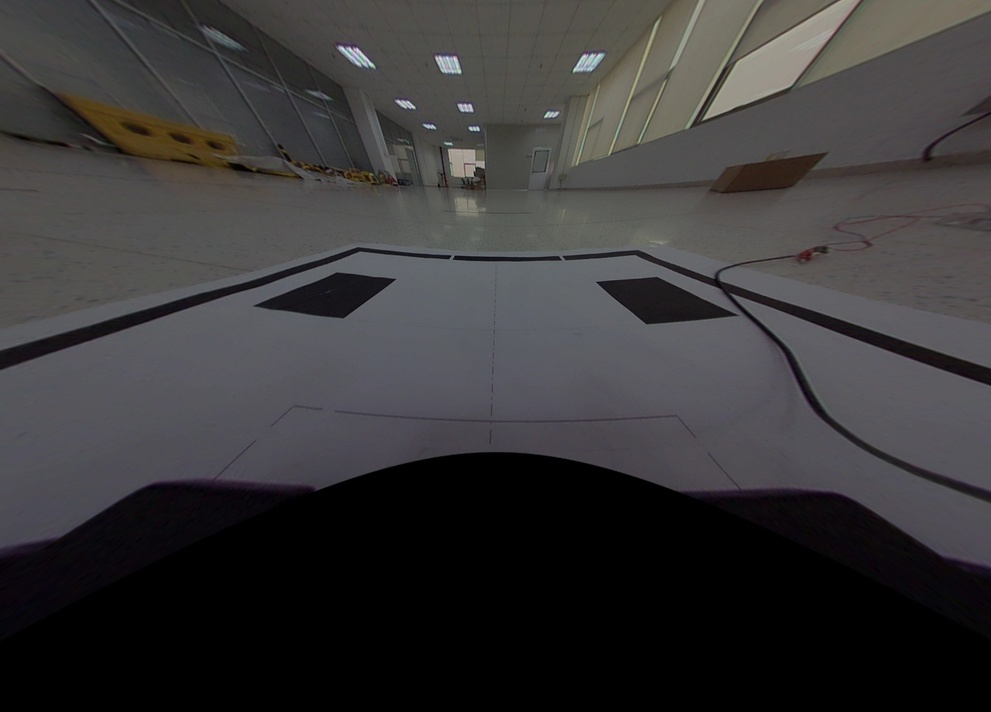
//> input picture 10.roi/top.jpg, 991 x 712 px, shrunk from 1280 x 920 before the run
$ ./main   (built with g++ and OpenCV 4)
//> lines starting //> are read from the running program, lines starting //| are printed output that depends on the picture; after the words box and inside, x2 and y2 are one past the last pixel; in counts of white or black regions, pixels touching at a corner belong together
#include <iostream>
#include "opencv2/core/core.hpp"
#include "opencv2/imgproc/imgproc.hpp"
#include "opencv2/highgui/highgui.hpp"

using namespace std;
using namespace cv;

bool draw;
Mat src;//原始图像
Mat roi;//ROI图像
Point cursor;//初始坐标
Rect rect;//标记ROI的矩形框

/*
	void onMouse(int event, int x, int y, int flags, void *param);
	第一个参数，鼠标操作时间的整数代号，在opencv中，event鼠标事件总共有10中，从0-9依次代表如下:
	EVENT_MOUSEMOVE      =0,    //滑动
	EVENT_LBUTTONDOWN    =1,    //左键点击
	EVENT_RBUTTONDOWN    =2,    //右键点击
	EVENT_MBUTTONDOWN    =3,    //中间点击
	EVENT_LBUTTONUP      =4,    //左键释放
	EVENT_RBUTTONUP      =5,    //右键释放
	EVENT_MBUTTONUP      =6,    //中间释放
	EVENT_LBUTTONDBLCLK  =7,    //左键双击
	EVENT_RBUTTONDBLCLK  =8,    //右键双击
	EVENT_MBUTTONDBLCLK  =9     //中间释放
	第二个参数，代表鼠标位于窗口的(x，y)坐标位置，窗口左上角默认为原点，向右为x轴，向下为y轴；
	第三个参数，代表鼠标的拖拽事件，以及键盘鼠标联合事件，总共有32种事件，这里不再赘述。
	第四个参数，函数参数的编号。
*/
void onMouse(int event, int x, int y, int flags, void *param)
{
	Mat img = src.clone();
	switch (event)
	{
		//按下鼠标左键
	case CV_EVENT_LBUTTONDOWN:
		//点击鼠标图像时，清除之前ROI图像的显示窗口
		cvDestroyWindow("ROI");
		//存放起始坐标
		cursor = Point(x, y);
		//circle(img, Point(x,y), 3, Scalar(0, 0, 255),-1);
		//初始化起始矩形框
		rect = Rect(x, y, 0, 0);
		draw = true;
		break;

		//松开鼠标左键
	case CV_EVENT_LBUTTONUP:
		if (rect.height > 0 && rect.width > 0)
		{
			//将img中的矩形区域复制给roi，并显示在SignROI窗口
			roi = img(Rect(rect.x, rect.y, rect.width, rect.height));
			rectangle(img, rect, Scalar(0, 0, 255), 2);
			namedWindow("SignROI");
			imshow("SignROI", img);

			//将画过矩形框的图像用原图像还原
			src.copyTo(img);
			imshow("SrcImage", img);

			//显示ROI图像
			namedWindow("ROI");
			imshow("ROI", roi);
			imwrite("roi.jpg",roi);
			waitKey(0);
		}
		draw = false;
		break;

		//移动光标
	case CV_EVENT_MOUSEMOVE:
		if (draw)
		{
			//用MIN得到左上点作为矩形框的起始坐标，如果不加这个，画矩形时只能向一个方向进行
			rect.x = MIN(x, cursor.x);
			rect.y = MIN(y, cursor.y);
			rect.width = abs(cursor.x - x);
			rect.height = abs(cursor.y - y);
			//防止矩形区域超出图像的范围
			rect &= Rect(0, 0, src.cols, src.rows);
		}
		break;
	}
}

int main()
{
	src = imread("top.jpg");
//> src is the input picture: 712 rows x 991 cols, CV_8UC3; mean B, G, R 56.3, 55.6, 56.9
	if (src.data == 0)
	{
		cout << "图片不存在" << endl;
		return -1;
	}
	namedWindow("SrcImage");
	imshow("SrcImage", src);
	/*
		void setMouseCallback(const string& winname, MouseCallback onMouse, void* userdata=0 );
		Parameters:
		第一个参数，windows视窗名称，对名为winname的视窗进行鼠标监控；
		第二个参数，鼠标响应处理函数，监听鼠标的点击，移动，松开，判断鼠标的操作类型，并进行响应的函数处理；
		第三个参数，鼠标响应处理函数的ID，与鼠标相应处理函数相匹配就行，暂时只用到默认为0的情况。
	*/
	setMouseCallback("SrcImage", onMouse, NULL);
	waitKey();
//> the left mouse button is pressed at (247, 178)
//> the mouse is dragged to (495, 356)
//> the mouse is dragged to (743, 534)
//> the button is released at (743, 534)
//> call 4 of onMouse, with event = 4, x = 743, y = 534, flags = 0
//> in onMouse (call 4), `roi = img(Rect(rect.x, rect.y, rect.width, rect.height));`:
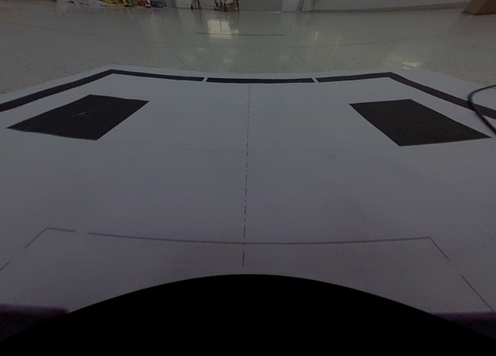
//> roi: 356 rows x 496 cols, CV_8UC3; mean B, G, R 72.2, 68.7, 68.9
//> in onMouse (call 4), `rectangle(img, rect, Scalar(0, 0, 255), 2);`:
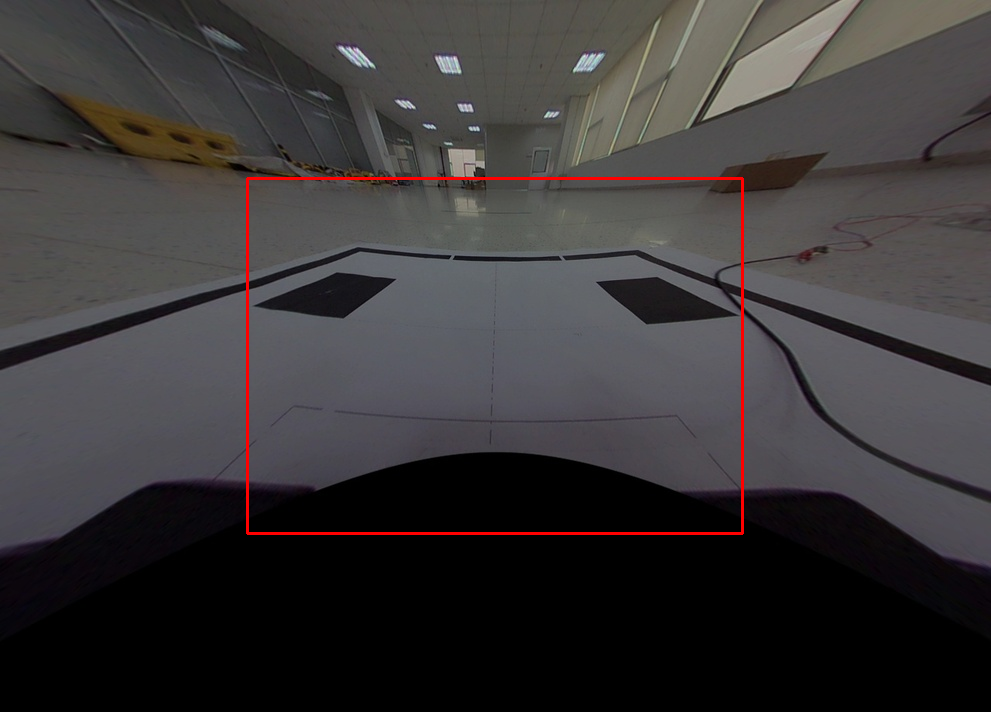
//> img: 712 rows x 991 cols, CV_8UC3; 0.72% of pixels changed, all inside (x1, y1, x2, y2) = (246, 177, 744, 535)
	return 0;
}

$ run again, with 10.roi/left.jpg copied over 10.roi/top.jpg
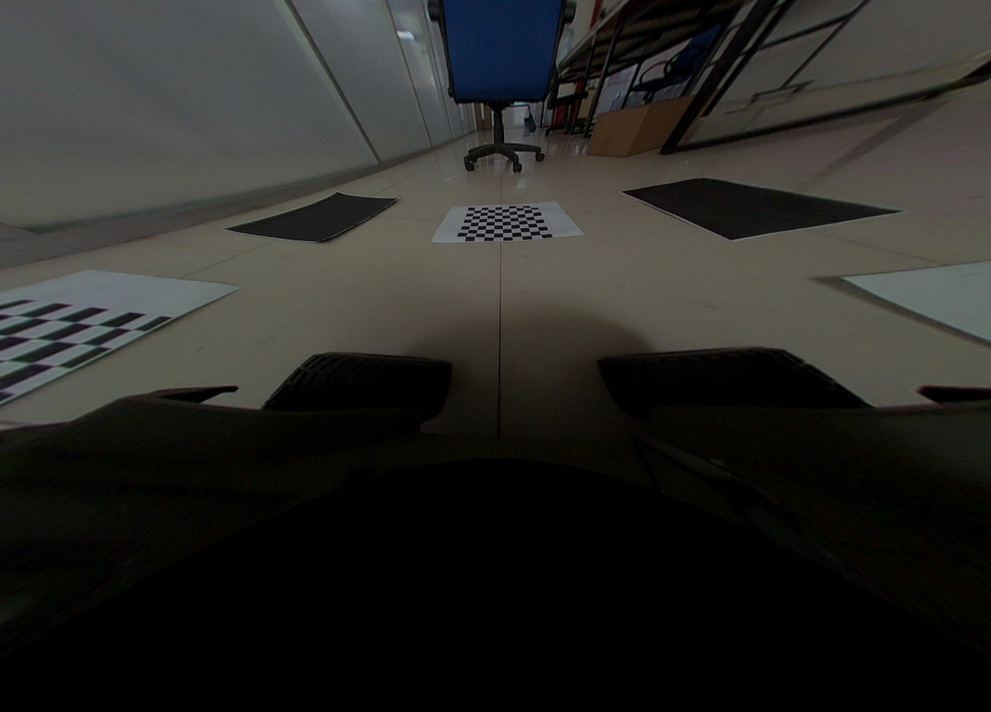
//> input picture 10.roi/left.jpg, 991 x 712 px, shrunk from 1280 x 920 before the run
//> src is the input picture: 712 rows x 991 cols, CV_8UC3; mean B, G, R 37.6, 40.7, 40.8
//> in onMouse (call 4), `roi = img(Rect(rect.x, rect.y, rect.width, rect.height));`:
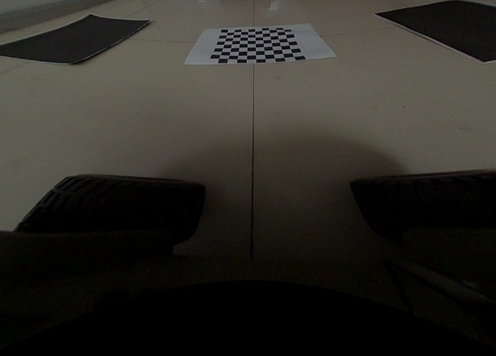
//> roi: 356 rows x 496 cols, CV_8UC3; mean B, G, R 37.2, 43.1, 44.8
//> in onMouse (call 4), `rectangle(img, rect, Scalar(0, 0, 255), 2);`:
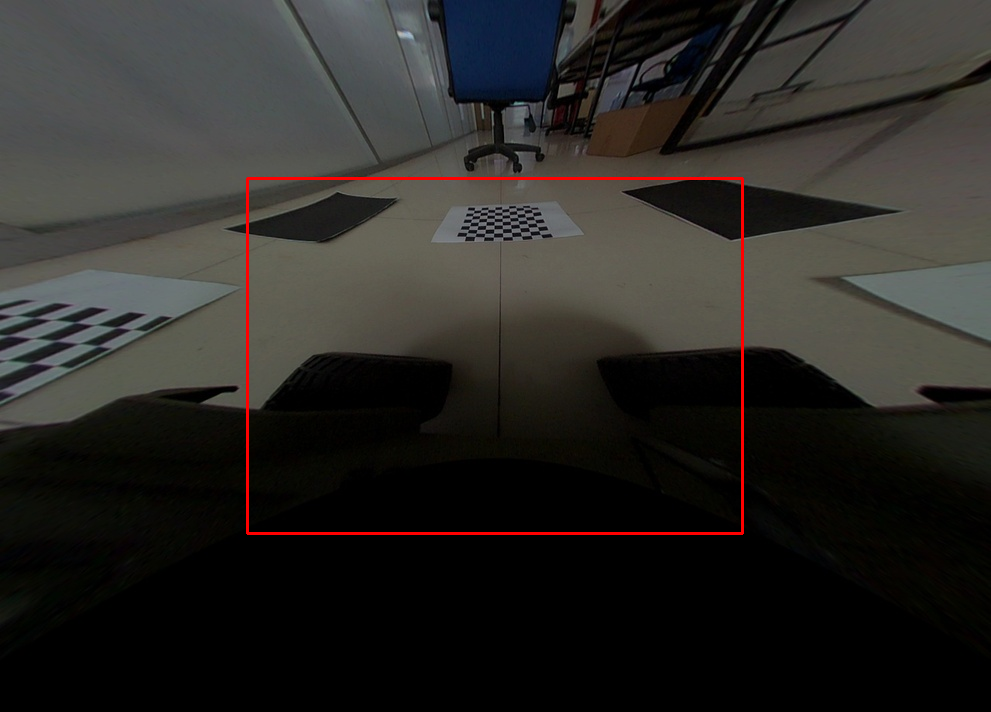
//> img: 712 rows x 991 cols, CV_8UC3; 0.72% of pixels changed, all inside (x1, y1, x2, y2) = (246, 177, 744, 535)

$ run again, with 10.roi/right.jpg copied over 10.roi/top.jpg
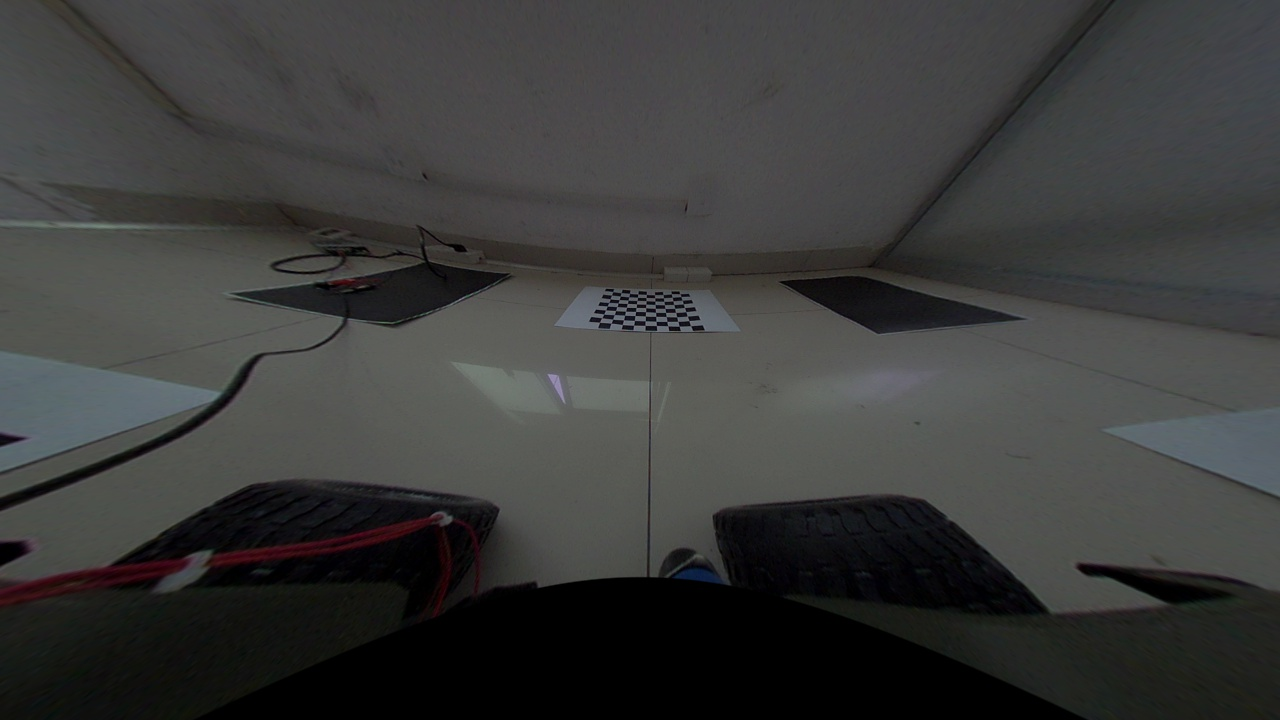
//> input picture 10.roi/right.jpg, 1280 x 720 px
//> src is the input picture: 720 rows x 1280 cols, CV_8UC3; mean B, G, R 58.2, 59.1, 58.6
//> in onMouse (call 4), `roi = img(Rect(rect.x, rect.y, rect.width, rect.height));`:
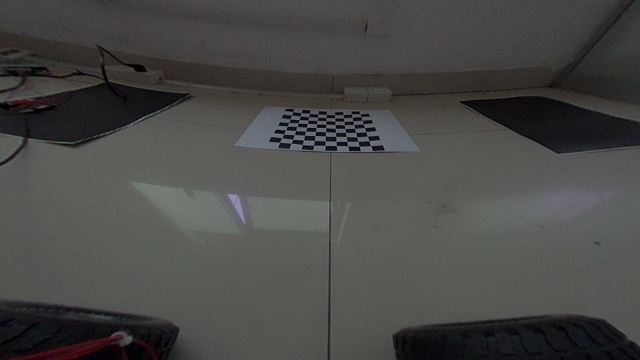
//> roi: 360 rows x 640 cols, CV_8UC3; mean B, G, R 70.5, 72.4, 72.4
//> in onMouse (call 4), `rectangle(img, rect, Scalar(0, 0, 255), 2);`:
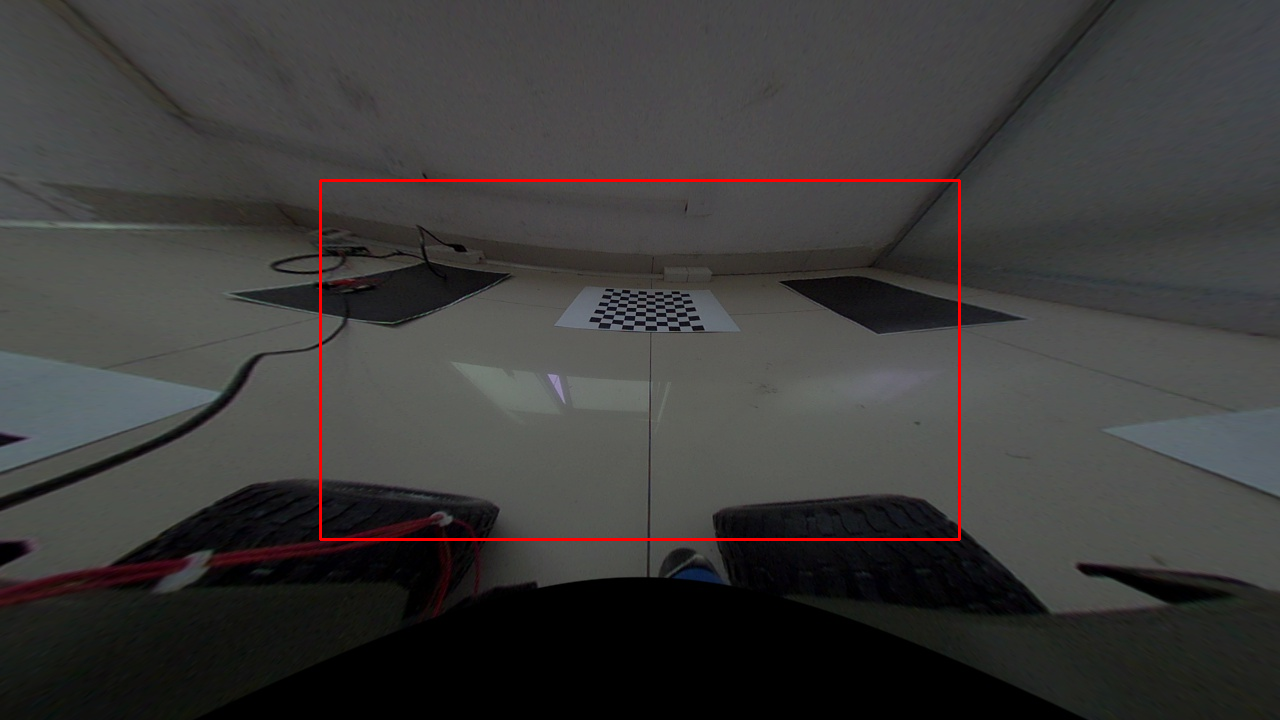
//> img: 720 rows x 1280 cols, CV_8UC3; 0.65% of pixels changed, all inside (x1, y1, x2, y2) = (319, 179, 961, 541)
